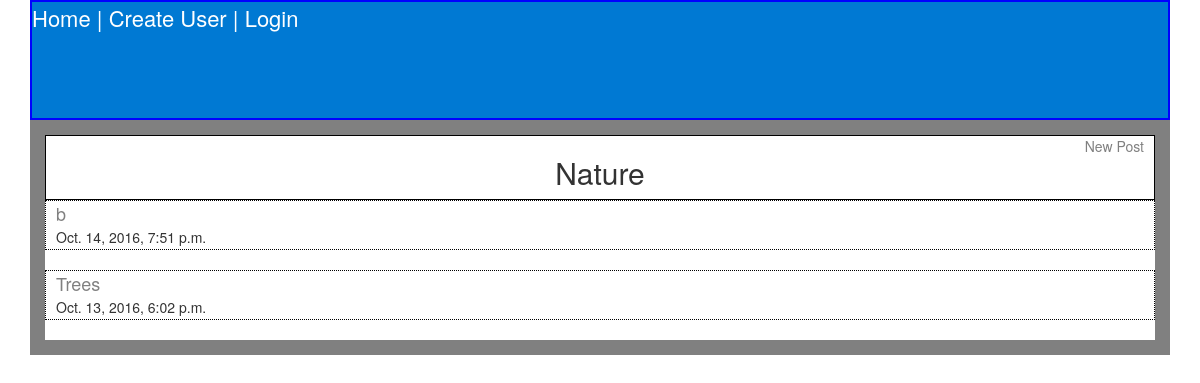
The app's page /subreddits/2/ with its own data.
### app/models.py (models this page shows, shortened)
class Subreddit(models.Model):
    name = models.CharField(max_length = 40)
    description = models.CharField(max_length = 40)
    creation_time = models.DateTimeField(auto_now_add=True)

class Post(models.Model):
    title = models.CharField(max_length = 40)
    description =  models.CharField(max_length = 255)
    body = models.TextField()
    url = models.URLField(max_length = 250, null=True, blank=True)
    creation_time = models.DateTimeField(auto_now_add=True)
    modification_time = models.DateTimeField(auto_now=True)
    subreddit = models.ForeignKey(Subreddit)
    user = models.ForeignKey(User)
    @property
    def is_hot(self):
        first = self.creation_time
        second = (timezone.now() - timedelta(hours=3))
        com = Comment.objects.filter(post=self).filter(created_time__gt = (datetime.now() - timedelta(hours=3)))
        if com.count() > 3:
            return True
        else:
            return False
    def __str__(self):
        return self.title

### app/views.py (the view)
# urls.py: url(r'^subreddits/(?P<pk>\d+)/$', PostListView.as_view(), name="post_list_view"),
class PostListView(ListView):
    model = Post
    def get_context_data(self):
        context = super().get_context_data()
        context["sub"] = Subreddit.objects.get(id=self.kwargs['pk'])
        p = Post.objects.filter(subreddit = self.kwargs['pk'])
        order = sorted(p, key=operator.attrgetter('creation_time'))
        order.reverse()
        context["twenty"] = order[:20]
        return context
    def get_queryset(self):
        return Post.objects.filter(subreddit = self.kwargs['pk'])

### templates/app/post_list.html (shortened to what this page needs)
{% extends 'base.html' %}
{% block content %}
<div class="title">
<a href="{% url 'post_create_view' sub.id %}">New Post</a>
<h2>{{ sub.name }}</h2>
</div>
{% for post in twenty %}
<div class="post_item">
  <a href="{% url 'comment_list_view' post.id%}">{{ post }}</a>
  <br> {{ post.creation_time }}
</div>
<br>
{% endfor %}
{% endblock %}

### app/static/css/theme.css (style rules this page uses)
.container a:link { color: grey; font-size: 20px; }
.title { text-align: center; border: solid 1px black; padding-right: 10px; padding-left: 10px; }
.title a:link { float: right ; font-size: 14px; }
.post_item { height: 50px; border: dotted 1px black; padding-left: 10px; }
.post_item a:link { font-size: 18px; }

### records on screen
Subreddit: name "Nature"
Post: title "b", creation_time "Oct. 14, 2016, 7:51 p.m."
Post: title "Trees", creation_time "Oct. 13, 2016, 6:02 p.m."
